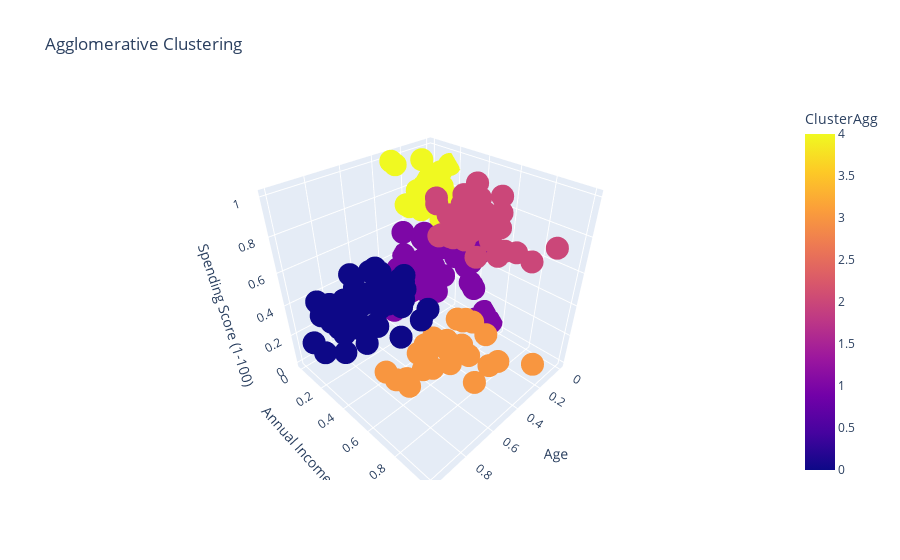

Notebook cell for this chart:
### Markdown cell above
Visualise the clustering in 3D. **Is it much different than the clustering obtained with k-means? Describe the demographics of each cluster.**

### Code cell
# 3D plot using Plotly for Agglomerative Clustering
fig = px.scatter_3d(mall, x='Age', y='Annual Income (k$)', z='Spending Score (1-100)',
               color='ClusterAgg', title='Agglomerative Clustering')
fig.show()

### Figure 1 — Plotly figure (JSON) as saved in the notebook; plotly's stock layout.template omitted (floating-point values rounded to 4 significant figures; data arrays with more than 128 entries replaced by an {"elided": "..."} marker saying what was removed)
{"data": [{"hovertemplate": "Age=%{x}<br>Annual Income (k$)=%{y}<br>Spending Score (1-100)=%{z}<br>ClusterAgg=%{marker.color}<extra></extra>", "legendgroup": "", "marker": {"color": {"elided": "200 int values"}, "coloraxis": "coloraxis", "symbol": "circle"}, "mode": "markers", "name": "", "scene": "scene", "showlegend": false, "type": "scatter3d", "x": {"elided": "200 float values"}, "y": {"elided": "200 float values"}, "z": {"elided": "200 float values"}}], "layout": {"coloraxis": {"colorbar": {"title": {"text": "ClusterAgg"}}, "colorscale": [[0, "#0d0887"], [0.1111, "#46039f"], [0.2222, "#7201a8"], [0.3333, "#9c179e"], [0.4444, "#bd3786"], [0.5556, "#d8576b"], [0.6667, "#ed7953"], [0.7778, "#fb9f3a"], [0.8889, "#fdca26"], [1, "#f0f921"]]}, "legend": {"tracegroupgap": 0}, "scene": {"domain": {"x": [0, 1], "y": [0, 1]}, "xaxis": {"title": {"text": "Age"}}, "yaxis": {"title": {"text": "Annual Income (k$)"}}, "zaxis": {"title": {"text": "Spending Score (1-100)"}}}, "title": {"text": "Agglomerative Clustering"}}}
